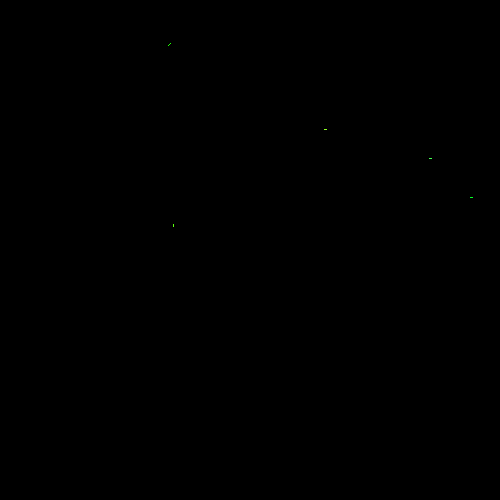
Frame 1 (no input)
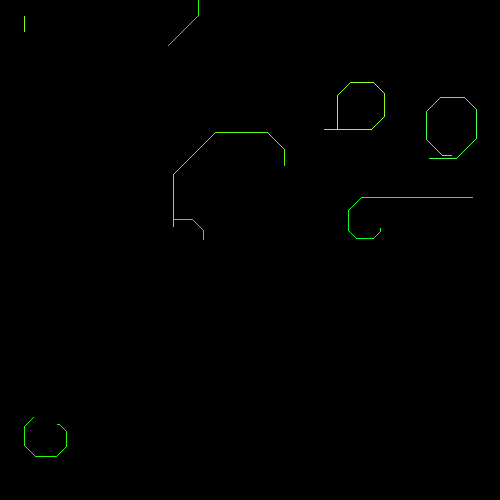
Frame 60 (the mouse pressed at the canvas centre just before this capture)
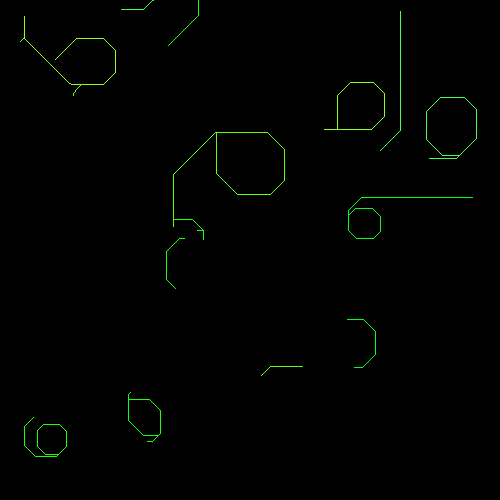
Frame 120 (the mouse held since frame 60 and released just before this capture)

The Processing sketch that drew these frames (run headless with seeded random() and noise(); from frame 60 on, the mouse is pressed at the canvas centre):

// Processing sketch: processing_145013
// ── processing_145013.pde

ArrayList<Walker> walkers = new ArrayList<Walker>();
int time=0;
float speed = 0.3; 
int amoutOfWalkers=5;

void setup() {
  size(500, 500);
  background(0);
  for (int i=0;i<amoutOfWalkers;i++) walkers.add(new Walker(i));
}

void draw() {
  
  for (int i=0;i<10*speed;i++) {
    for (Walker w:walkers) w.update(time);
    for (Walker w:walkers) w.render();
    time++;
  }
  
}

class Walker {
  PVector currentPos = new PVector(random(width), random(height));
  int initSeed;
  color myColor;

  Walker(int initSeed) {
    this.initSeed = initSeed;
    myColor = color((int)random(0, 150), 255, (int)random(0, 150)); //<>//
  }

  void update(int time) {
    //PVector dir = PVector.fromAngle(noise(time*0.001+initSeed)*TWO_PI*10);
    float a=noise(time*0.001+initSeed)*TWO_PI*10;
    currentPos.add(round(cos(a)), round(sin(a)));

    int x = (int)currentPos.x;
    int y = (int)currentPos.y;
    if (get(x, y)!=color(0)|| x<0 || y <0 || x>width || y> height) {
      currentPos = new PVector(random(width), random(height));
      update(time);
    }
  }

  void render() {
    stroke(myColor);
    set((int)currentPos.x, (int)currentPos.y, myColor);
  }
}
